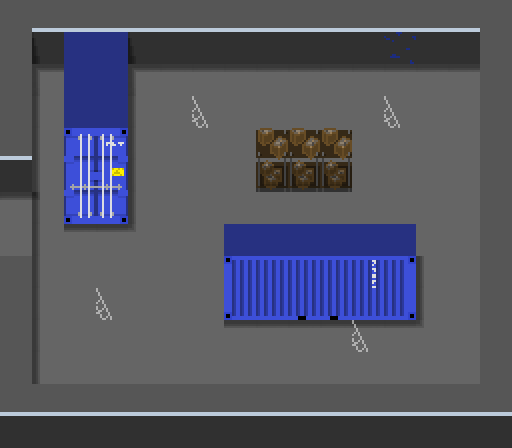

This is a level from a 2D game, rendered from its Tiled map with the project's own tilesets. A one-line summary and the complete map file follow:
An orthogonal 16x14 tile map with 32x32 px tiles, 9 tile layers (Background, Walls, Shadows, LeftShadows, ...), 1 hidden layer not drawn.

<map version="1.0" tiledversion="1.1.5" orientation="orthogonal" renderorder="right-down" width="16" height="14" tilewidth="32" tileheight="32" infinite="0" nextobjectid="1">
 <tileset firstgid="1" name="tileset" tilewidth="32" tileheight="32" tilecount="60" columns="10">
  <image source="tileset.png" width="320" height="192" />
 </tileset>
 <layer name="Background" width="16" height="14">
  <data encoding="csv">
46,46,46,46,46,46,46,46,46,46,46,46,46,46,46,46,
46,46,46,46,46,46,46,46,46,46,46,46,46,46,46,46,
46,46,46,46,46,46,46,46,46,46,46,46,46,46,46,46,
46,46,46,46,46,46,46,46,46,46,46,46,46,46,46,46,
46,46,46,46,46,46,46,46,46,46,46,46,46,46,46,46,
46,46,46,46,46,46,46,46,46,46,46,46,46,46,46,46,
46,46,46,46,46,46,46,46,46,46,46,46,46,46,46,46,
46,46,46,46,46,46,46,46,46,46,46,46,46,46,46,46,
46,46,46,46,46,46,46,46,46,46,46,46,46,46,46,46,
46,46,46,46,46,46,46,46,46,46,46,46,46,46,46,46,
46,46,46,46,46,46,46,46,46,46,46,46,46,46,46,46,
46,46,46,46,46,46,46,46,46,46,46,46,46,46,46,46,
46,46,46,46,46,46,46,46,46,46,46,46,46,46,46,46,
46,46,46,46,46,46,46,46,46,46,46,46,46,46,46,46
</data>
 </layer>
 <layer name="Walls" width="16" height="14">
  <data encoding="csv">
3,4,4,4,4,4,4,0,0,4,4,4,4,4,4,3,
3,1,8,8,1,1,1,0,0,1,1,1,13,1,1,3,
3,0,8,8,0,0,0,0,0,0,0,0,0,0,0,3,
3,0,8,8,0,0,0,0,0,0,0,0,0,0,0,3,
4,0,19,20,0,0,0,0,47,47,47,0,0,0,0,4,
1,0,29,30,0,0,0,0,48,48,48,0,0,0,0,1,
0,0,39,40,0,0,0,0,0,0,0,0,0,0,0,0,
0,0,0,0,0,0,0,5,5,5,5,5,5,0,0,0,
3,0,0,0,0,0,0,15,16,16,16,17,18,0,0,3,
3,0,0,0,0,0,0,35,36,37,37,36,38,0,0,3,
3,0,0,0,0,0,0,0,0,0,0,0,0,0,0,3,
3,0,0,0,0,0,0,0,0,0,0,0,0,0,0,3,
4,4,4,4,4,4,4,0,0,4,4,4,4,4,4,4,
1,1,1,1,1,1,1,0,0,1,1,1,1,1,1,1
</data>
 </layer>
 <layer name="Shadows" width="16" height="14">
  <data encoding="csv">
0,0,0,0,0,0,0,0,0,0,0,0,0,0,0,0,
0,22,0,0,22,0,0,0,0,0,0,0,0,0,0,0,
0,23,0,0,23,21,21,0,0,21,21,21,21,21,21,0,
0,24,0,0,24,0,0,0,0,0,0,0,0,0,0,0,
0,24,0,0,24,0,0,0,0,0,0,0,0,0,0,0,
0,24,0,0,24,0,0,0,0,0,0,0,0,0,0,0,
21,34,0,0,24,0,0,0,0,0,0,0,0,0,0,0,
0,0,21,21,34,0,0,0,0,0,0,0,0,0,0,0,
0,24,0,0,0,0,0,0,0,0,0,0,0,24,0,0,
0,24,0,0,0,0,0,0,0,0,0,0,0,24,0,0,
0,24,0,0,0,0,0,21,21,21,21,21,21,34,0,0,
0,24,0,0,0,0,0,0,0,0,0,0,0,0,0,0,
0,0,0,0,0,0,0,0,0,0,0,0,0,0,0,0,
0,0,0,0,0,0,0,0,0,0,0,0,0,0,0,0
</data>
 </layer>
 <layer name="LeftShadows" width="16" height="14">
  <data encoding="csv">
0,0,0,0,0,0,0,0,0,0,0,0,0,0,0,0,
0,0,0,0,0,0,0,0,0,0,0,0,0,0,0,0,
0,0,0,0,0,0,0,0,0,0,0,0,0,0,0,0,
0,0,0,0,0,0,0,0,0,0,0,0,0,0,0,0,
0,0,0,0,0,0,0,0,0,0,0,0,0,0,0,0,
0,0,0,0,0,0,0,0,0,0,0,0,0,0,0,0,
0,24,0,0,0,0,0,0,0,0,0,0,0,0,0,0,
0,24,0,0,0,0,0,0,0,0,0,0,0,0,0,0,
0,0,0,0,0,0,0,0,0,0,0,0,0,0,0,0,
0,0,0,0,0,0,0,0,0,0,0,0,0,0,0,0,
0,0,0,0,0,0,0,0,0,0,0,0,0,0,0,0,
0,0,0,0,0,0,0,0,0,0,0,0,0,0,0,0,
0,0,0,0,0,0,0,0,0,0,0,0,0,0,0,0,
0,0,0,0,0,0,0,0,0,0,0,0,0,0,0,0
</data>
 </layer>
 <layer name="UpShadows" width="16" height="14">
  <data encoding="csv">
0,0,0,0,0,0,0,0,0,0,0,0,0,0,0,0,
0,0,0,0,0,0,0,0,0,0,0,0,0,0,0,0,
0,0,0,0,0,0,0,21,21,0,0,0,0,0,0,0,
0,0,0,0,0,0,0,0,0,0,0,0,0,0,0,0,
0,0,0,0,0,0,0,0,0,0,0,0,0,0,0,0,
0,0,0,0,0,0,0,0,0,0,0,0,0,0,0,0,
0,0,0,0,0,0,0,0,0,0,0,0,0,0,0,0,
0,0,0,0,0,0,0,0,0,0,0,0,0,0,0,0,
0,0,0,0,0,0,0,0,0,0,0,0,0,0,0,0,
0,0,0,0,0,0,0,0,0,0,0,0,0,0,0,0,
0,0,0,0,0,0,0,0,0,0,0,0,0,0,0,0,
0,0,0,0,0,0,0,0,0,0,0,0,0,0,0,0,
0,0,0,0,0,0,0,0,0,0,0,0,0,0,0,0,
0,0,0,0,0,0,0,0,0,0,0,0,0,0,0,0
</data>
 </layer>
 <layer name="Enemy" width="16" height="14">
  <data encoding="csv">
0,0,0,0,0,0,0,0,0,0,0,0,0,0,0,0,
0,0,0,0,0,0,0,0,0,0,0,0,0,0,0,0,
0,0,0,0,0,0,0,0,0,0,0,0,0,0,0,0,
0,0,0,0,0,0,31,0,0,0,0,0,31,0,0,0,
0,0,0,0,0,0,0,0,0,0,0,0,0,0,0,0,
0,0,0,0,0,0,0,0,0,0,0,0,0,0,0,0,
0,0,0,0,0,0,0,0,0,0,0,0,0,0,0,0,
0,0,0,0,0,0,0,0,0,0,0,0,0,0,0,0,
0,0,0,0,0,0,0,0,0,0,0,0,0,0,0,0,
0,0,0,31,0,0,0,0,0,0,0,0,0,0,0,0,
0,0,0,0,0,0,0,0,0,0,0,31,0,0,0,0,
0,0,0,0,0,0,0,0,0,0,0,0,0,0,0,0,
0,0,0,0,0,0,0,0,0,0,0,0,0,0,0,0,
0,0,0,0,0,0,0,0,0,0,0,0,0,0,0,0
</data>
 </layer>
 <layer name="Up" width="16" height="14">
  <data encoding="csv">
0,0,0,0,0,0,0,4,4,0,0,0,0,0,0,0,
0,0,0,0,0,0,0,1,1,0,0,0,0,0,0,0,
0,0,0,0,0,0,0,0,0,0,0,0,0,0,0,0,
0,0,0,0,0,0,0,0,0,0,0,0,0,0,0,0,
0,0,0,0,0,0,0,0,0,0,0,0,0,0,0,0,
0,0,0,0,0,0,0,0,0,0,0,0,0,0,0,0,
0,0,0,0,0,0,0,0,0,0,0,0,0,0,0,0,
0,0,0,0,0,0,0,0,0,0,0,0,0,0,0,0,
0,0,0,0,0,0,0,0,0,0,0,0,0,0,0,0,
0,0,0,0,0,0,0,0,0,0,0,0,0,0,0,0,
0,0,0,0,0,0,0,0,0,0,0,0,0,0,0,0,
0,0,0,0,0,0,0,0,0,0,0,0,0,0,0,0,
0,0,0,0,0,0,0,0,0,0,0,0,0,0,0,0,
0,0,0,0,0,0,0,0,0,0,0,0,0,0,0,0
</data>
 </layer>
 <layer name="Down" width="16" height="14">
  <data encoding="csv">
0,0,0,0,0,0,0,0,0,0,0,0,0,0,0,0,
0,0,0,0,0,0,0,0,0,0,0,0,0,0,0,0,
0,0,0,0,0,0,0,0,0,0,0,0,0,0,0,0,
0,0,0,0,0,0,0,0,0,0,0,0,0,0,0,0,
0,0,0,0,0,0,0,0,0,0,0,0,0,0,0,0,
0,0,0,0,0,0,0,0,0,0,0,0,0,0,0,0,
0,0,0,0,0,0,0,0,0,0,0,0,0,0,0,0,
0,0,0,0,0,0,0,0,0,0,0,0,0,0,0,0,
0,0,0,0,0,0,0,0,0,0,0,0,0,0,0,0,
0,0,0,0,0,0,0,0,0,0,0,0,0,0,0,0,
0,0,0,0,0,0,0,0,0,0,0,0,0,0,0,0,
0,0,0,0,0,0,0,0,0,0,0,0,0,0,0,0,
0,0,0,0,0,0,0,4,4,0,0,0,0,0,0,0,
0,0,0,0,0,0,0,1,1,0,0,0,0,0,0,0
</data>
 </layer>
 <layer name="Left" width="16" height="14" visible="0">
  <data encoding="csv">
0,0,0,0,0,0,0,0,0,0,0,0,0,0,0,0,
0,0,0,0,0,0,0,0,0,0,0,0,0,0,0,0,
0,0,0,0,0,0,0,0,0,0,0,0,0,0,0,0,
0,0,0,0,0,0,0,0,0,0,0,0,0,0,0,0,
3,0,0,0,0,0,0,0,0,0,0,0,0,0,0,0,
3,0,0,0,0,0,0,0,0,0,0,0,0,0,0,0,
3,0,0,0,0,0,0,0,0,0,0,0,0,0,0,0,
3,0,0,0,0,0,0,0,0,0,0,0,0,0,0,0,
0,0,0,0,0,0,0,0,0,0,0,0,0,0,0,0,
0,0,0,0,0,0,0,0,0,0,0,0,0,0,0,0,
0,0,0,0,0,0,0,0,0,0,0,0,0,0,0,0,
0,0,0,0,0,0,0,0,0,0,0,0,0,0,0,0,
0,0,0,0,0,0,0,0,0,0,0,0,0,0,0,0,
0,0,0,0,0,0,0,0,0,0,0,0,0,0,0,0
</data>
 </layer>
 <layer name="Right" width="16" height="14">
  <data encoding="csv">
0,0,0,0,0,0,0,0,0,0,0,0,0,0,0,0,
0,0,0,0,0,0,0,0,0,0,0,0,0,0,0,0,
0,0,0,0,0,0,0,0,0,0,0,0,0,0,0,0,
0,0,0,0,0,0,0,0,0,0,0,0,0,0,0,0,
0,0,0,0,0,0,0,0,0,0,0,0,0,0,0,3,
0,0,0,0,0,0,0,0,0,0,0,0,0,0,0,3,
0,0,0,0,0,0,0,0,0,0,0,0,0,0,0,3,
0,0,0,0,0,0,0,0,0,0,0,0,0,0,0,3,
0,0,0,0,0,0,0,0,0,0,0,0,0,0,0,0,
0,0,0,0,0,0,0,0,0,0,0,0,0,0,0,0,
0,0,0,0,0,0,0,0,0,0,0,0,0,0,0,0,
0,0,0,0,0,0,0,0,0,0,0,0,0,0,0,0,
0,0,0,0,0,0,0,0,0,0,0,0,0,0,0,0,
0,0,0,0,0,0,0,0,0,0,0,0,0,0,0,0
</data>
 </layer>
</map>